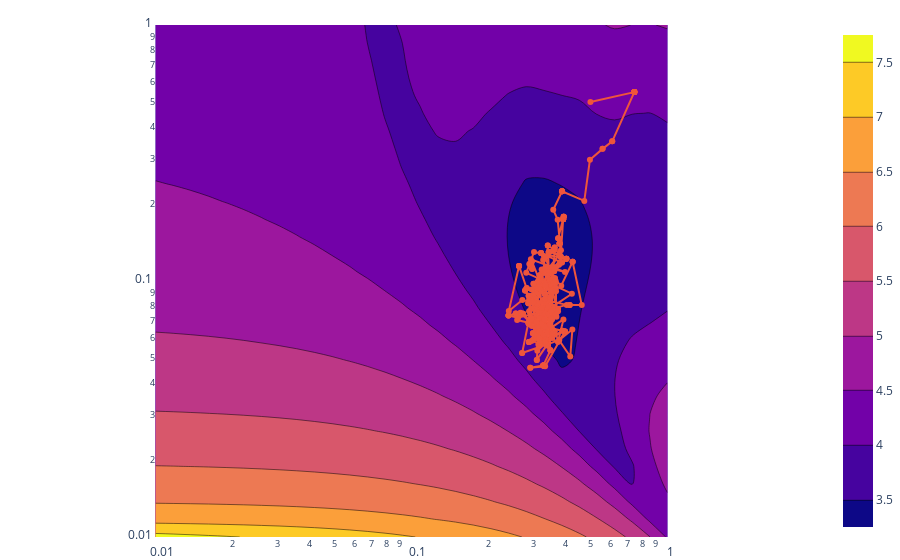

Notebook code for this chart:
### Code cell
np.random.seed(0)
g = InferSIR()
g.fit_beta_gamma_mcmc(city, sample, Bin, N=500, mirror=(np.log, np.exp), var=[[0.05, 0],[0, 0.05]])
print(g)

### Figure 1 — Plotly figure (JSON) as saved in the notebook; plotly's stock layout.template omitted (floating-point values rounded to 4 significant figures; data arrays with more than 128 entries replaced by an {"elided": "..."} marker saying what was removed)
{"data": [{"type": "contour", "x": [0.01, 0.01172, 0.01374, 0.0161, 0.01887, 0.02212, 0.02593, 0.03039, 0.03562, 0.04175, 0.04894, 0.05736, 0.06723, 0.0788, 0.09237, 0.1083, 0.1269, 0.1487, 0.1743, 0.2043, 0.2395, 0.2807, 0.329, 0.3857, 0.452, 0.5298, 0.621, 0.7279, 0.8532, 1], "y": [0.01, 0.01172, 0.01374, 0.0161, 0.01887, 0.02212, 0.02593, 0.03039, 0.03562, 0.04175, 0.04894, 0.05736, 0.06723, 0.0788, 0.09237, 0.1083, 0.1269, 0.1487, 0.1743, 0.2043, 0.2395, 0.2807, 0.329, 0.3857, 0.452, 0.5298, 0.621, 0.7279, 0.8532, 1], "z": {"elided": "30x30 float values"}}, {"mode": "markers+lines", "type": "scatter", "x": {"elided": "501 float values"}, "y": {"elided": "501 float values"}}], "layout": {"margin": {"b": 0, "l": 0, "r": 0, "t": 25}, "xaxis": {"constrain": "domain", "range": [-2, 0], "scaleanchor": "y", "scaleratio": 1, "type": "log"}, "yaxis": {"type": "log"}}}
